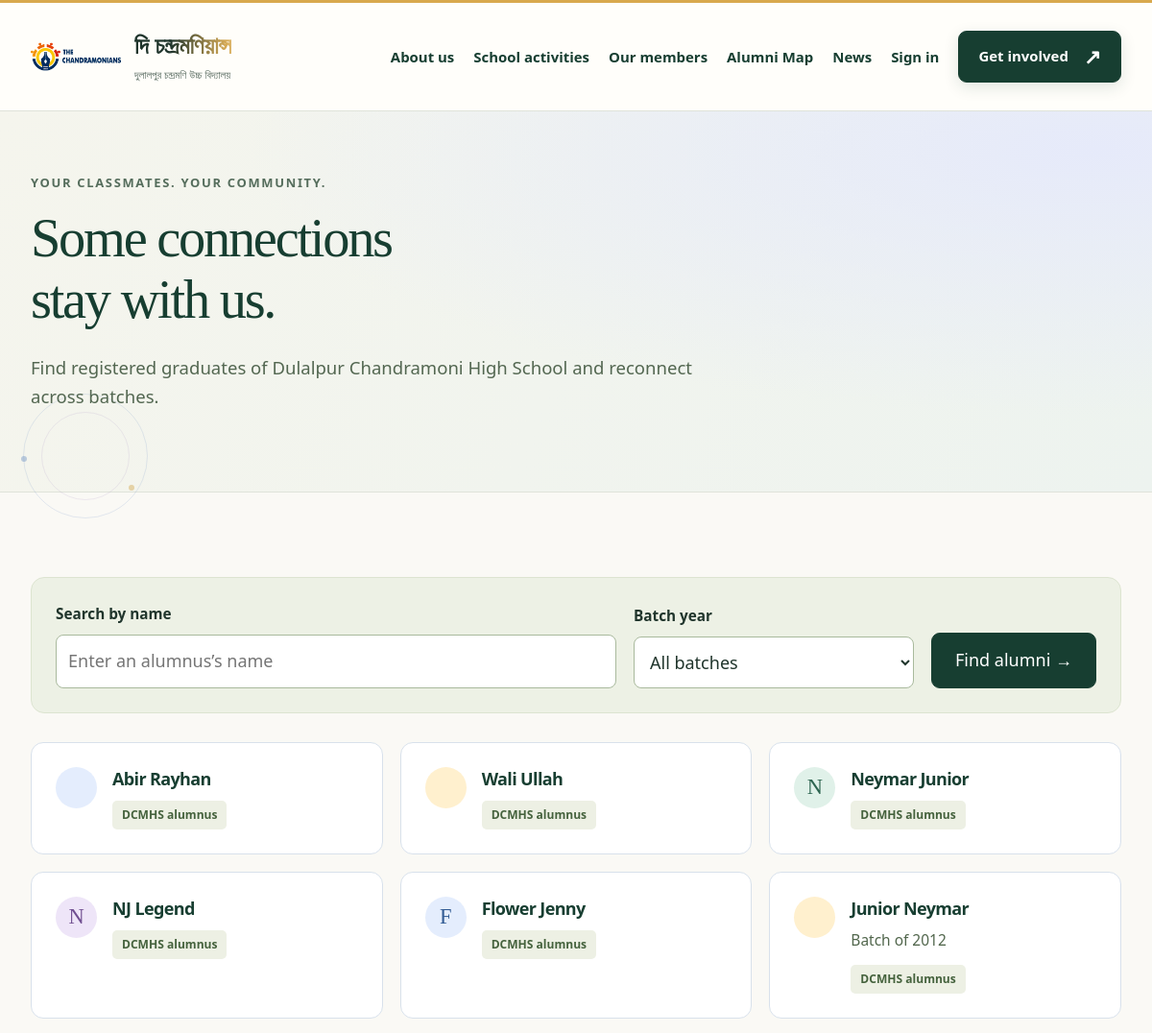
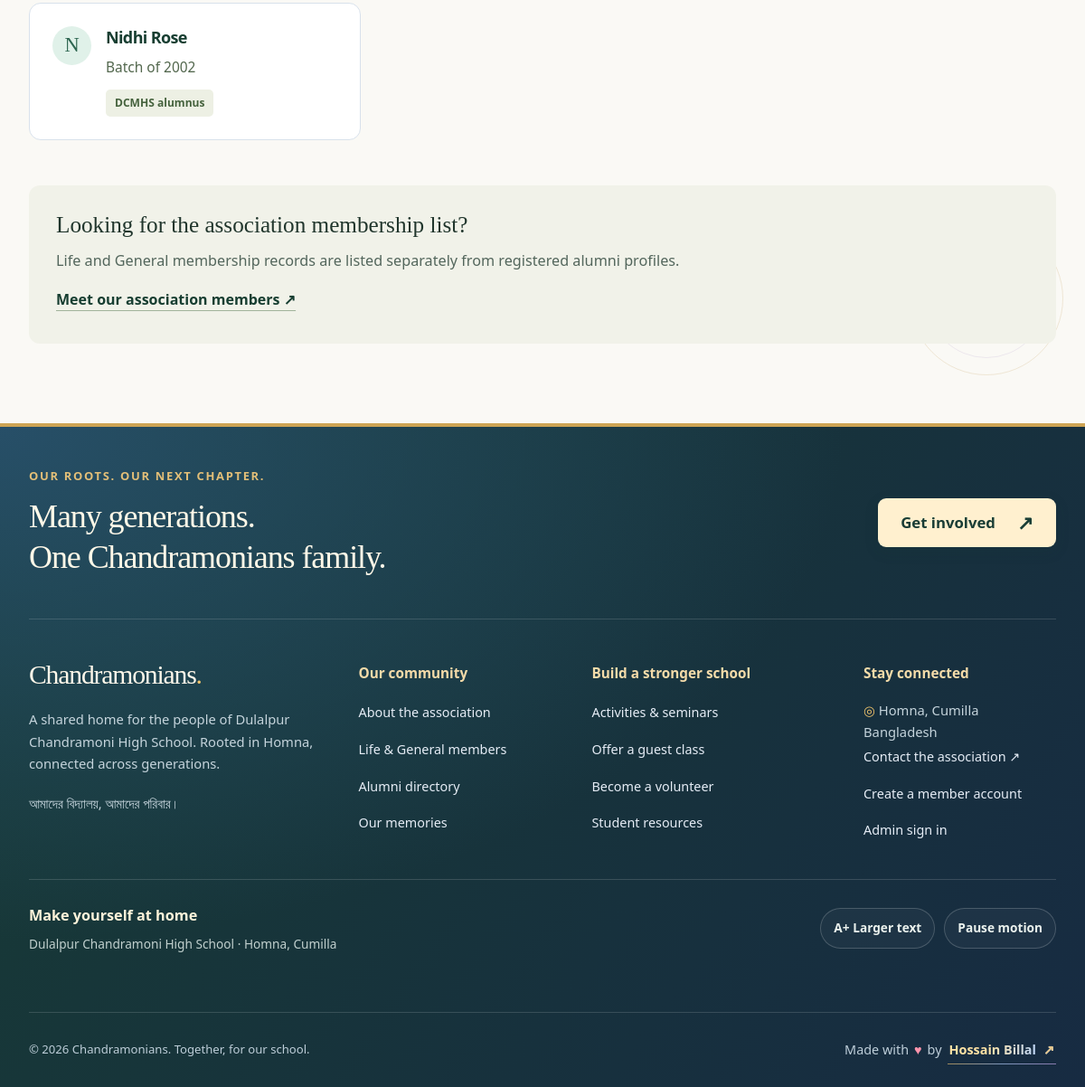
Screenshot of /directory/ with the database file from the repository (2 pictures, top to bottom).
### app/models.py (models this page shows, shortened)
class Alumni(models.Model):
    admin = models.OneToOneField(CustomUser, on_delete=models.CASCADE)
    address = models.TextField(default='')
    gender = models.CharField(max_length=100)
    passing_year = models.CharField(max_length=20, null=True, blank=True)
    phone = models.CharField(max_length=30, null=True, blank=True)
    profession = models.CharField(max_length=200, blank=True)
    company = models.CharField(max_length=200, blank=True)
    linkedin_url = models.URLField(blank=True)
    bio = models.TextField(blank=True)
    map_country = models.CharField(max_length=3, blank=True, help_text='Optional country code for the Alumni Map.')
    map_visible = models.BooleanField(default=False, help_text='Show my selected country on the public Alumni Map.')
    created_at = models.DateTimeField(auto_now_add=True)
    updated_at = models.DateTimeField(auto_now=True)

class CustomUser(AbstractUser):
    USER_TYPE_CHOICES = (
        ('1', 'HOD'),
        ('2', 'Staff'),
        ('3', 'Alumni'),
        ('4', 'Student'),
    )
    email = models.EmailField(unique=True)
    user_type = models.CharField(choices=USER_TYPE_CHOICES, max_length=10, default='4')
    profile_pic = models.ImageField(upload_to='profile_pic', storage=ProfilePictureStorage(), blank=True, null=True)
    USERNAME_FIELD = 'email'
    REQUIRED_FIELDS = ['username']

### webapp/Public_Views.py (the view)
# urls.py: path('directory/', Public_Views.alumni_public_directory_view, name='public_directory'),
def alumni_public_directory_view(request):
    batch = request.GET.get('batch', '')
    search = request.GET.get('q', '').strip()
    alumni = Alumni.objects.select_related('admin').all()
    if batch:
        alumni = alumni.filter(passing_year=batch)
    if search:
        alumni = alumni.filter(Q(admin__first_name__icontains=search) | Q(admin__last_name__icontains=search))
    batch_years = Alumni.objects.values_list('passing_year', flat=True).distinct().exclude(passing_year=None).order_by('passing_year')
    return render(request, 'pages/alumni_directory.html', {
        'alumni_list': alumni,
        'batch_years': batch_years,
        'active_batch': batch,
    })

### templates/pages/alumni_directory.html (shortened to what this page needs)
{% extends 'public_base.html' %}
{% block content %}
<section class="public-page-heading"><div class="site-container"><p class="eyebrow">YOUR CLASSMATES. YOUR COMMUNITY.</p><h1>Some connections<br>stay with us.</h1><p>Find registered graduates of Dulalpur Chandramoni High School and reconnect across batches.</p></div></section>
<section class="home-section"><div class="site-container"><form class="directory-search" method="get"><div><label for="alumniName">Search by name</label><input id="alumniName" type="search" name="q" value="{{ request.GET.q }}" placeholder="Enter an alumnus’s name"></div><div><label for="alumniBatch">Batch year</label><select name="batch" id="alumniBatch"><option value="">All batches</option></select></div><button class="site-button button-primary" type="submit">Find alumni →</button></form>
<div class="member-list-grid">{% for alumni in alumni_list %}<article class="member-profile-card"><span class="member-initial" aria-hidden="true">{{ alumni.admin.first_name|first|upper }}</span><div><h2>{{ alumni.admin.first_name }} {{ alumni.admin.last_name }}</h2>{% if alumni.passing_year %}<p>Batch of {{ alumni.passing_year }}</p>{% endif %}<span class="label-tag">DCMHS alumnus</span></div></article>{% empty %}<div class="empty-results"><h2>No results found</h2><p>{% if request.GET.q or request.GET.batch %}Try different search terms or choose another batch.{% else %}Alumni profiles will appear here as the community joins.{% endif %}</p></div>{% endfor %}</div>
<div class="directory-help"><h3>Looking for the association membership list?</h3><p>Life and General membership records are listed separately from registered alumni profiles.</p><a class="text-link" href="{% url 'public_members' %}">Meet our association members ↗</a></div></div></section>
{% endblock %}

### static/assets/css/chandramonians.css (style rules this page uses)
:root { --primary: #1e40af; --primary-dark: #1e3a8a; --primary-light: #3b82f6; --primary-pale: #eff6ff; --accent: #f59e0b; --accent-dark: #d97706; --accent-pale: #fffbeb; --success: #16a34a; --danger: #dc2626; --warning: #d97706; --bg: #f8fafc; --card-bg: #ffffff; --border: #e2e8f0; --text: #1e293b; --text-muted: #64748b; --radius: 14px; --radius-sm: 8px; --shadow: 0 2px 12px rgba(0,0,0,.06); --shadow-md: 0 8px 30px rgba(0,0,0,.10); --shadow-lg: 0 20px 60px rgba(0,0,0,.15); --transition: all .22s ease; }
*, *::before, *::after { box-sizing: border-box; }
html { scroll-behavior: smooth; }
body { font-family: 'Inter', -apple-system, BlinkMacSystemFont, 'Segoe UI', sans-serif; background: var(--bg); color: var(--text); line-height: 1.6; }
a { color: var(--primary-light); text-decoration: none; transition: var(--transition); }

### static/assets/css/community-public.css (style rules this page uses)
html { font-size: 18px; scroll-padding-top: 24px; }
body.public-site { --primary:#173e31; --primary-dark:#102f25; --primary-light:#2c6651; --primary-pale:#edf2e9; --accent:#d6aa55; --accent-pale:#faf2df; --bg:#faf9f5; --text:#20352c; --text-muted:#53665c; --border:#dfe3da; font-family: 'Segoe UI', 'Nirmala UI', Arial, sans-serif; color:var(--text); background:var(--bg); line-height:1.65; }
.public-site a { color:var(--primary); }
.public-site button,.public-site input,.public-site select,.public-site textarea { font:inherit; }
.site-container { width:min(1240px,calc(100% - 64px)); margin-inline:auto; }
.site-button { display:inline-flex; align-items:center; justify-content:center; gap:24px; min-height:54px; padding:13px 24px; border:1px solid transparent; border-radius:9px; line-height:1.3; font-size:.93rem; font-weight:650; text-align:center; transition:background .2s,transform .2s; text-decoration:none; }
.public-site .button-primary { background:var(--primary); color:#fff; border-color:var(--primary); }
.eyebrow { color:#556d5c; font-size:.72rem; letter-spacing:.13em; font-weight:750; line-height:1.5; margin:0 0 17px; }
.home-section { padding:88px 0; }
.public-site .section-heading h2,.home-section h2,.join-section h2 { font-family:Georgia,'Times New Roman',serif; font-size:clamp(2rem,3.6vw,2.8rem); font-weight:400; line-height:1.15; letter-spacing:-.035em; color:var(--primary); margin:0; }
.text-link { font-size:.89rem; font-weight:650; display:inline-flex; align-items:center; gap:20px; text-decoration:underline; text-decoration-color:#a1b39b; text-underline-offset:6px; padding-block:6px; }
.label-tag { display:inline-flex; background:#edf0e4; color:#45623d; font-size:.67rem; font-weight:650; padding:5px 10px; border-radius:5px; }
.member-initial { width:43px; height:43px; background:#e9eedf; border-radius:50%; display:grid; place-items:center; font:1.25rem Georgia,serif; flex-shrink:0; }
.public-page-heading { padding:65px 0; background:#edf0e7; border-bottom:1px solid var(--border); }
.public-page-heading h1,.confirmation-panel h1 { font:400 clamp(2.3rem,4.7vw,3.5rem)/1.12 Georgia,serif; letter-spacing:-.04em; color:var(--primary); margin:0 0 24px; }
.public-page-heading p:not(.eyebrow) { max-width:720px; font-size:1.03rem; color:#536751; }
.directory-search { display:flex; align-items:flex-end; flex-wrap:wrap; gap:18px; padding:25px; background:#edf1e5; border:1px solid #dce4d0; border-radius:14px; margin-bottom:30px; }
.directory-search>div:first-child { flex:2; min-width:200px; }
.directory-search>div:nth-child(2) { flex:1; min-width:170px; }
.directory-search label { display:block; font-weight:650; font-size:.85rem; margin-bottom:9px; }
.directory-search input,.directory-search select { width:100%; min-height:54px; background:white; color:var(--text); border:1px solid #a9ba9d; padding:12px; border-radius:8px; }
.member-list-grid { display:grid; grid-template-columns:repeat(3,1fr); gap:18px; }
.member-profile-card { background:#fffefa; border:1px solid #dce3d4; padding:25px; display:flex; align-items:flex-start; gap:16px; border-radius:13px; }
.member-profile-card h2,.member-profile-card h3 { font:650 1rem/1.4 'Segoe UI','Nirmala UI',sans-serif; margin:0 0 8px; overflow-wrap:anywhere; }
.member-profile-card p { color:#52674d; font-size:.86rem; margin-bottom:10px; }
.directory-help { background:#f1f2e9; padding:30px; border-radius:12px; margin-top:50px; }
.directory-help h3 { font:1.4rem Georgia,serif; margin-bottom:12px; }
.directory-help p { font-size:.9rem; color:var(--text-muted); margin-bottom:10px; }

### rows the page displays
Alumni: admin.first_name "Abir", admin.last_name "Rayhan"
Alumni: admin.first_name "Wali", admin.last_name "Ullah"
Alumni: admin.first_name|first "N", admin.first_name "Neymar", admin.last_name "Junior"
Alumni: admin.first_name|first "N", admin.first_name "NJ", admin.last_name "Legend"
Alumni: admin.first_name|first "F", admin.first_name "Flower", admin.last_name "Jenny"
Alumni: admin.first_name "Junior", admin.last_name "Neymar", passing_year "2012"
Alumni: admin.first_name|first "N", admin.first_name "Nidhi", admin.last_name "Rose", passing_year "2002"
